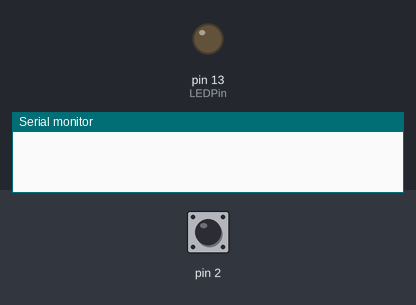
This sketch was run on a simulated Arduino Uno, built with avr-gcc and run on an emulated ATmega328P. Parts: output pins drawn as LEDs (lit = HIGH), the last lines printed to the serial monitor. The test bench sets the inputs (shaded band); at power-on: pin 2 HIGH.

Above: at 1.2 s.
1.3 s: pin 2 pulled LOW for 0.15 s
At 1.4 s:
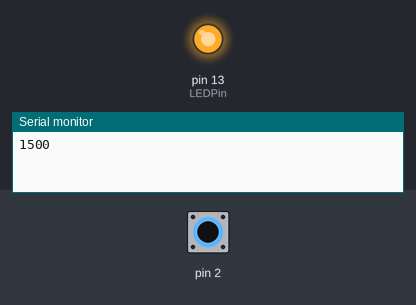
3.0 s: pin 2 pulled LOW for 3.2 s
At 7.1 s:
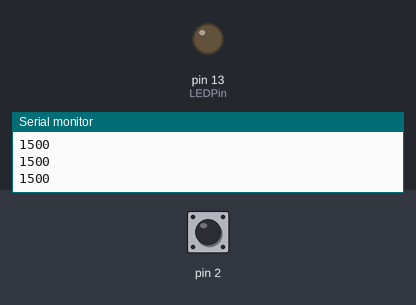
Timing chart, 0 to 8.6 s (numbered marks = the images above; inputs shaded):
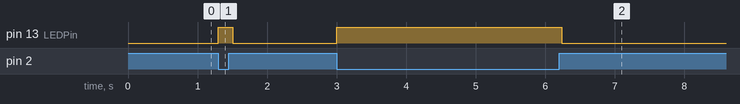

Measured:
- after the input at 1.3 s, pin 13 (LEDPin): LOW → HIGH at once, → LOW 0.20 s later
- after the input at 3.0 s, pin 13 (LEDPin): LOW → HIGH at once, → LOW 3.2 s later

The sketch:

divi.ino
```cpp
#include <CapacitiveSensor.h>

CapacitiveSensor cs_4_2 = CapacitiveSensor(4,2); // 10M resistor between pins 4 & 2, pin 2 is sensor pin, add a wire and or foil if desired
int LEDPin = 13;

void setup()
{
  Serial.begin(9600);
 cs_4_2.reset_CS_AutoCal();
 cs_4_2.set_CS_AutocaL_Millis(0xFFFFFFFF); // turn off autocalibrate on channel 1 — just as an example
pinMode(LEDPin, OUTPUT);
}

void loop()
{

 long start = millis();
 long total1 = cs_4_2.capacitiveSensor(10);
 //Serial.println(total1);
 if (total1 > 300) {
 digitalWrite(LEDPin, HIGH);
 Serial.println(total1);
 delay(100);

 }
else
 digitalWrite(LEDPin, LOW);
}
```
